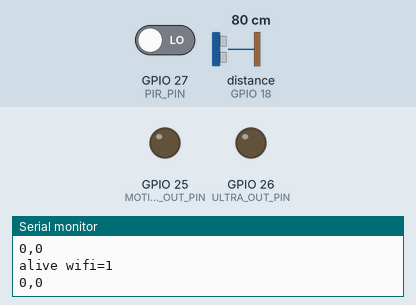
A sketch run on a simulated ESP32. Parts: output pins drawn as LEDs (lit = HIGH), the last lines printed to the serial monitor. Wiring (inferred from the names in the program): ultrasonic range finder: trigger GPIO 5; echo GPIO 18. Inputs (shaded band) come from the test bench; at power-on: distance to the obstacle (sensor on GPIO 18) 80 cm, GPIO 27 (PIR_PIN) LOW. The echo pulse lasts 58.3 µs per cm; WiFi joins after 1.5 s; servers stay silent unless stated; uploads are accepted with an empty reply; pins used as bus, display or sensor lines are not drawn.

Above: at 3.2 s.
3.3 s: distance to the obstacle (sensor on GPIO 18) set to 22 cm
4.8 s: distance to the obstacle (sensor on GPIO 18) set to 18 cm
At 5.2 s:
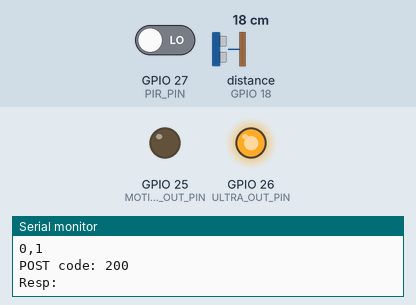
6.3 s: GPIO 27 (PIR_PIN) driven HIGH
At 6.9 s:
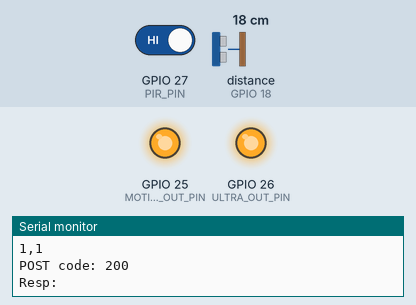
7.9 s: distance to the obstacle (sensor on GPIO 18) set to 35 cm
At 8.7 s:
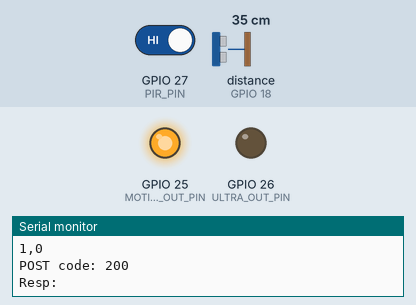
9.5 s: distance to the obstacle (sensor on GPIO 18) set to 2 cm
At 10.4 s:
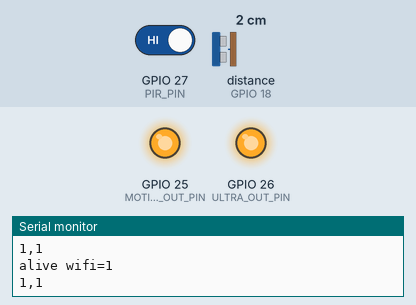
11.0 s: distance to the obstacle (sensor on GPIO 18) set to 60 cm
At 11.9 s:
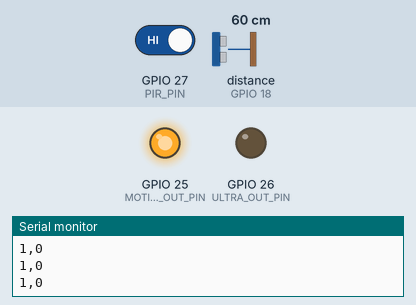
Timing chart, 0 to 13.6 s (numbered marks = the images above; inputs shaded):
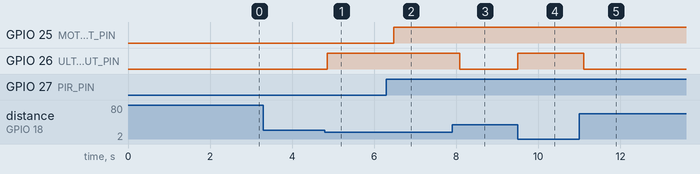

The sketch:

Lights_Sensors_ESP.ino
```cpp
#include <WiFi.h>
#include <WiFiClientSecure.h>
#include <HTTPClient.h>

// ===================== WIFI / SUPABASE =====================
const char* WIFI_SSID = "Me";
const char* WIFI_PASS = "raspberrypi";

// IMPORTANT: your function slug must match
const char* EDGE_URL = "https://gfssxiaheyggldwntkuw.supabase.co/functions/v1/ingest-sensor";

// MUST be your real anon key (Project Settings -> API -> anon public)
const char* SUPABASE_ANON_KEY = "PASTE_YOUR_SUPABASE_ANON_KEY_HERE";

// Your edge function checks x-device-secret header against env DEVICE_SECRET
const char* DEVICE_SECRET = "esp32_secret_12345";
const char* DEVICE_ID     = "esp32-01";

// ===================== SENSOR PINS =====================
#define PIR_PIN   27
#define TRIG_PIN  5
#define ECHO_PIN  18

// ===================== HARDWIRED OUTPUT PINS =====================
// Choose two FREE GPIOs on the SENDER (avoid 0,2,12,15 for boot-straps if possible)
#define MOTION_OUT_PIN 25   // outputs motion (PIR boolean)
#define ULTRA_OUT_PIN  26   // outputs ultra_close boolean

// ===================== SETTINGS =====================
const int CLOSE_CM = 20;

const unsigned long PIR_HOLD_MS       = 5000;   // motion stays 1 for 5s after trigger
const unsigned long POST_COOLDOWN_MS  = 1500;
const unsigned long HEARTBEAT_MS      = 1000;

const unsigned long ULTRA_TIMEOUT_US  = 12000;  // shorter timeout (less blocking)

unsigned long motionUntil = 0;
unsigned long lastPostMs  = 0;
unsigned long lastBeatMs  = 0;

int lastSentMotion = 0;
int lastSentUltra  = 0;

int failCount = 0;

// ---------------- WiFi keep-alive ----------------
void ensureWiFi() {
  if (WiFi.status() == WL_CONNECTED) return;

  Serial.println("WiFi dropped. Reconnecting...");
  WiFi.disconnect(true);
  delay(200);
  WiFi.begin(WIFI_SSID, WIFI_PASS);

  unsigned long t0 = millis();
  while (WiFi.status() != WL_CONNECTED && millis() - t0 < 8000) {
    delay(250);
    Serial.print(".");
  }
  Serial.println();

  if (WiFi.status() == WL_CONNECTED) {
    Serial.print("WiFi OK. IP=");
    Serial.println(WiFi.localIP());
  } else {
    Serial.println("WiFi still not connected.");
  }
}

// ---------------- Ultrasonic read (cm) ----------------
int readDistanceCmOnce() {
  digitalWrite(TRIG_PIN, LOW);
  delayMicroseconds(2);
  digitalWrite(TRIG_PIN, HIGH);
  delayMicroseconds(10);
  digitalWrite(TRIG_PIN, LOW);

  unsigned long dur = pulseIn(ECHO_PIN, HIGH, ULTRA_TIMEOUT_US);
  if (dur == 0) return -1;

  float cm = (dur * 0.0343f) / 2.0f;
  int d = (int)(cm + 0.5f);
  if (d <= 0 || d > 400) return -1;
  return d;
}

// ---------------- Supabase POST ----------------
bool postToSupabase(int motion, int ultra_close) {
  if (WiFi.status() != WL_CONNECTED) return false;

  WiFiClientSecure client;
  client.setInsecure();

  HTTPClient http;
  if (!http.begin(client, EDGE_URL)) {
    Serial.println("HTTP begin failed");
    return false;
  }

  http.addHeader("Content-Type", "application/json");

  // These headers prevent common 401 "Unauthorized" / "Missing authorization"
  http.addHeader("apikey", SUPABASE_ANON_KEY);
  http.addHeader("Authorization", String("Bearer ") + SUPABASE_ANON_KEY);

  // Your custom header checked by the function code
  http.addHeader("x-device-secret", DEVICE_SECRET);

  String payload = "{";
  payload += "\"device_id\":\"" + String(DEVICE_ID) + "\",";
  payload += "\"motion\":" + String(motion) + ",";
  payload += "\"ultra_close\":" + String(ultra_close);
  payload += "}";

  int code = http.POST(payload);
  String resp = http.getString();
  http.end();

  Serial.print("POST code: ");
  Serial.println(code);
  Serial.print("Resp: ");
  Serial.println(resp);

  return (code >= 200 && code < 300);
}

void setup() {
  Serial.begin(115200);
  delay(300);

  // PIR: use pulldown to avoid floating/stuck HIGH (recommended)
  pinMode(PIR_PIN, INPUT_PULLDOWN);

  pinMode(TRIG_PIN, OUTPUT);
  pinMode(ECHO_PIN, INPUT);
  digitalWrite(TRIG_PIN, LOW);

  // Hardwired boolean outputs
  pinMode(MOTION_OUT_PIN, OUTPUT);
  pinMode(ULTRA_OUT_PIN, OUTPUT);
  digitalWrite(MOTION_OUT_PIN, LOW);
  digitalWrite(ULTRA_OUT_PIN, LOW);

  WiFi.mode(WIFI_STA);
  WiFi.setSleep(false); // helps prevent dropouts

  ensureWiFi();
}

void loop() {
  // heartbeat so you know it's not frozen
  if (millis() - lastBeatMs >= HEARTBEAT_MS) {
    lastBeatMs = millis();
    Serial.print("alive wifi=");
    Serial.println(WiFi.status() == WL_CONNECTED ? "1" : "0");
  }

  ensureWiFi();

  // -------- PIR -> motion (with hold) --------
  int pirRaw = digitalRead(PIR_PIN);
  if (pirRaw == 1) motionUntil = millis() + PIR_HOLD_MS;
  int motion = (millis() < motionUntil) ? 1 : 0;

  // -------- Ultrasonic -> ultra_close --------
  int dist = readDistanceCmOnce();
  int ultra_close = (dist > 0 && dist < CLOSE_CM) ? 1 : 0;

  // HARDWIRED OUTPUTS (send booleans to other ESP via wires)
  digitalWrite(MOTION_OUT_PIN, motion ? HIGH : LOW);
  digitalWrite(ULTRA_OUT_PIN, ultra_close ? HIGH : LOW);

  // Print just the 2 booleans
  Serial.print(motion);
  Serial.print(",");
  Serial.println(ultra_close);

  // Only POST when something is true, rate limited, and changed
  bool shouldSend = (motion == 1 || ultra_close == 1);
  bool cooldownOk = (millis() - lastPostMs) >= POST_COOLDOWN_MS;
  bool changed = (motion != lastSentMotion) || (ultra_close != lastSentUltra);

  if (shouldSend && cooldownOk && changed && WiFi.status() == WL_CONNECTED) {
    bool ok = postToSupabase(motion, ultra_close);
    lastPostMs = millis();

    if (ok) {
      lastSentMotion = motion;
      lastSentUltra  = ultra_close;
      failCount = 0;
    } else {
      failCount++;
      if (failCount >= 5) {
        Serial.println("Too many POST fails. Resetting WiFi...");
        WiFi.disconnect(true);
        delay(300);
        failCount = 0;
      }
    }
  }

  delay(200);
}
```

Measured:
- the behaviour switches between 20 and 19 cm on distance to the obstacle (sensor on GPIO 18) (found by bisection; images 0 and 1)
- after the input at 4.8 s, GPIO 26 (ULTRA_OUT_PIN): LOW → HIGH after 0.06 s
- after the input at 6.3 s, GPIO 25 (MOTION_OUT_PIN): LOW → HIGH after 0.17 s
- after the input at 7.9 s, GPIO 26 (ULTRA_OUT_PIN): HIGH → LOW after 0.19 s
- after the input at 9.5 s, GPIO 26 (ULTRA_OUT_PIN): LOW → HIGH at once
- after the input at 11.0 s, GPIO 26 (ULTRA_OUT_PIN): HIGH → LOW after 0.11 s
